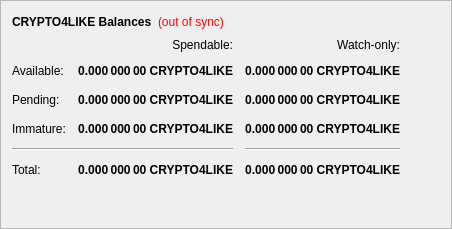
        <widget class="QFrame" name="frame">
         <property name="frameShape">
          <enum>QFrame::StyledPanel</enum>
         </property>
         <property name="frameShadow">
          <enum>QFrame::Raised</enum>
         </property>
         <layout class="QVBoxLayout" name="verticalLayout_4">
          <item>
           <layout class="QHBoxLayout" name="horizontalLayout_4">
            <item>
             <widget class="QLabel" name="label_5">
              <property name="font">
               <font>
                <weight>75</weight>
                <bold>true</bold>
               </font>
              </property>
              <property name="text">
               <string>CRYPTO4LIKE Balances</string>
              </property>
             </widget>
            </item>
            <item>
             <widget class="QLabel" name="labelWalletStatus">
              <property name="cursor">
               <cursorShape>WhatsThisCursor</cursorShape>
              </property>
              <property name="toolTip">
               <string>The displayed information may be out of date. Your wallet automatically synchronizes with the Crypto4Like network after a connection is established, but this process has not completed yet.</string>
              </property>
              <property name="styleSheet">
               <string notr="true">QLabel { color: red; }</string>
              </property>
              <property name="text">
               <string notr="true">(out of sync)</string>
              </property>
              <property name="alignment">
               <set>Qt::AlignLeading|Qt::AlignLeft|Qt::AlignVCenter</set>
              </property>
             </widget>
            </item>
            <item>
             <spacer name="horizontalSpacer_3">
              <property name="orientation">
               <enum>Qt::Horizontal</enum>
              </property>
              <property name="sizeHint" stdset="0">
               <size>
                <width>40</width>
                <height>20</height>
               </size>
              </property>
             </spacer>
            </item>
           </layout>
          </item>
          <item>
           <layout class="QGridLayout" name="gridLayout">
            <property name="spacing">
             <number>12</number>
            </property>
            <item row="2" column="2">
             <widget class="QLabel" name="labelWatchPending">
              <property name="font">
               <font>
                <weight>75</weight>
                <bold>true</bold>
               </font>
              </property>
              <property name="cursor">
               <cursorShape>IBeamCursor</cursorShape>
              </property>
              <property name="toolTip">
               <string>Unconfirmed transactions to watch-only addresses</string>
              </property>
              <property name="text">
               <string notr="true">0.000 000 00 CRYPTO4LIKE</string>
              </property>
              <property name="alignment">
               <set>Qt::AlignRight|Qt::AlignTrailing|Qt::AlignVCenter</set>
              </property>
              <property name="textInteractionFlags">
               <set>Qt::LinksAccessibleByMouse|Qt::TextSelectableByKeyboard|Qt::TextSelectableByMouse</set>
              </property>
             </widget>
            </item>
            <item row="2" column="1">
             <widget class="QLabel" name="labelUnconfirmed">
              <property name="font">
               <font>
                <weight>75</weight>
                <bold>true</bold>
               </font>
              </property>
              <property name="cursor">
               <cursorShape>IBeamCursor</cursorShape>
              </property>
              <property name="toolTip">
               <string>Total of transactions that have yet to be confirmed, and do not yet count toward the spendable balance</string>
              </property>
              <property name="text">
               <string notr="true">0.000 000 00 CRYPTO4LIKE</string>
              </property>
              <property name="alignment">
               <set>Qt::AlignRight|Qt::AlignTrailing|Qt::AlignVCenter</set>
              </property>
              <property name="textInteractionFlags">
               <set>Qt::LinksAccessibleByMouse|Qt::TextSelectableByKeyboard|Qt::TextSelectableByMouse</set>
              </property>
             </widget>
            </item>
            <item row="3" column="2">
             <widget class="QLabel" name="labelWatchImmature">
              <property name="font">
               <font>
                <weight>75</weight>
                <bold>true</bold>
               </font>
              </property>
              <property name="cursor">
               <cursorShape>IBeamCursor</cursorShape>
              </property>
              <property name="toolTip">
               <string>Staked or masternode rewards in watch-only addresses that has not yet matured</string>
              </property>
              <property name="text">
               <string notr="true">0.000 000 00 CRYPTO4LIKE</string>
              </property>
              <property name="alignment">
               <set>Qt::AlignRight|Qt::AlignTrailing|Qt::AlignVCenter</set>
              </property>
              <property name="textInteractionFlags">
               <set>Qt::LinksAccessibleByMouse|Qt::TextSelectableByKeyboard|Qt::TextSelectableByMouse</set>
              </property>
             </widget>
            </item>
            <item row="4" column="0" colspan="2">
             <widget class="Line" name="lineSpendableBalance">
              <property name="orientation">
               <enum>Qt::Horizontal</enum>
              </property>
             </widget>
            </item>
            <item row="4" column="2">
             <widget class="Line" name="lineWatchBalance">
              <property name="sizePolicy">
               <sizepolicy hsizetype="Preferred" vsizetype="Fixed">
                <horstretch>0</horstretch>
                <verstretch>0</verstretch>
               </sizepolicy>
              </property>
              <property name="minimumSize">
               <size>
                <width>140</width>
                <height>0</height>
               </size>
              </property>
              <property name="orientation">
               <enum>Qt::Horizontal</enum>
              </property>
             </widget>
            </item>
            <item row="5" column="0">
             <widget class="QLabel" name="labelTotalText">
              <property name="text">
               <string>Total:</string>
              </property>
             </widget>
            </item>
            <item row="3" column="1">
             <widget class="QLabel" name="labelImmature">
              <property name="font">
               <font>
                <weight>75</weight>
                <bold>true</bold>
               </font>
              </property>
              <property name="cursor">
               <cursorShape>IBeamCursor</cursorShape>
              </property>
              <property name="toolTip">
               <string>Staked or masternode rewards that has not yet matured</string>
              </property>
              <property name="text">
               <string notr="true">0.000 000 00 CRYPTO4LIKE</string>
              </property>
              <property name="alignment">
               <set>Qt::AlignRight|Qt::AlignTrailing|Qt::AlignVCenter</set>
              </property>
              <property name="textInteractionFlags">
               <set>Qt::LinksAccessibleByMouse|Qt::TextSelectableByKeyboard|Qt::TextSelectableByMouse</set>
              </property>
             </widget>
            </item>
            <item row="2" column="3">
             <spacer name="horizontalSpacer_2">
              <property name="orientation">
               <enum>Qt::Horizontal</enum>
              </property>
              <property name="sizeHint" stdset="0">
               <size>
                <width>40</width>
                <height>20</height>
               </size>
              </property>
             </spacer>
            </item>
            <item row="3" column="0">
             <widget class="QLabel" name="labelImmatureText">
              <property name="text">
               <string>Immature:</string>
              </property>
             </widget>
            </item>
            <item row="5" column="1">
             <widget class="QLabel" name="labelTotal">
              <property name="font">
               <font>
                <weight>75</weight>
                <bold>true</bold>
               </font>
              </property>
              <property name="cursor">
               <cursorShape>IBeamCursor</cursorShape>
              </property>
              <property name="toolTip">
               <string>Your current total balance</string>
              </property>
              <property name="text">
               <string notr="true">0.000 000 00 CRYPTO4LIKE</string>
              </property>
              <property name="alignment">
               <set>Qt::AlignRight|Qt::AlignTrailing|Qt::AlignVCenter</set>
              </property>
              <property name="textInteractionFlags">
               <set>Qt::LinksAccessibleByMouse|Qt::TextSelectableByKeyboard|Qt::TextSelectableByMouse</set>
              </property>
             </widget>
            </item>
            <item row="5" column="2">
             <widget class="QLabel" name="labelWatchTotal">
              <property name="font">
               <font>
                <weight>75</weight>
                <bold>true</bold>
               </font>
              </property>
              <property name="cursor">
               <cursorShape>IBeamCursor</cursorShape>
              </property>
              <property name="toolTip">
               <string>Current total balance in watch-only addresses</string>
              </property>
              <property name="text">
               <string notr="true">0.000 000 00 CRYPTO4LIKE</string>
              </property>
              <property name="alignment">
               <set>Qt::AlignRight|Qt::AlignTrailing|Qt::AlignVCenter</set>
              </property>
              <property name="textInteractionFlags">
               <set>Qt::LinksAccessibleByMouse|Qt::TextSelectableByKeyboard|Qt::TextSelectableByMouse</set>
              </property>
             </widget>
            </item>
            <item row="0" column="2">
             <widget class="QLabel" name="labelWatchonly">
              <property name="text">
               <string>Watch-only:</string>
              </property>
              <property name="alignment">
               <set>Qt::AlignRight|Qt::AlignTrailing|Qt::AlignVCenter</set>
              </property>
             </widget>
            </item>
            <item row="1" column="0">
             <widget class="QLabel" name="labelBalanceText">
              <property name="text">
               <string>Available:</string>
              </property>
             </widget>
            </item>
            <item row="1" column="1">
             <widget class="QLabel" name="labelBalance">
              <property name="font">
               <font>
                <weight>75</weight>
                <bold>true</bold>
               </font>
              </property>
              <property name="cursor">
               <cursorShape>IBeamCursor</cursorShape>
              </property>
              <property name="toolTip">
               <string>Your current spendable balance</string>
              </property>
              <property name="text">
               <string notr="true">0.000 000 00 CRYPTO4LIKE</string>
              </property>
              <property name="alignment">
               <set>Qt::AlignRight|Qt::AlignTrailing|Qt::AlignVCenter</set>
              </property>
              <property name="textInteractionFlags">
               <set>Qt::LinksAccessibleByMouse|Qt::TextSelectableByKeyboard|Qt::TextSelectableByMouse</set>
              </property>
             </widget>
            </item>
            <item row="1" column="2">
             <widget class="QLabel" name="labelWatchAvailable">
              <property name="font">
               <font>
                <weight>75</weight>
                <bold>true</bold>
               </font>
              </property>
              <property name="cursor">
               <cursorShape>IBeamCursor</cursorShape>
              </property>
              <property name="toolTip">
               <string>Your current balance in watch-only addresses</string>
              </property>
              <property name="text">
               <string notr="true">0.000 000 00 CRYPTO4LIKE</string>
              </property>
              <property name="alignment">
               <set>Qt::AlignRight|Qt::AlignTrailing|Qt::AlignVCenter</set>
              </property>
              <property name="textInteractionFlags">
               <set>Qt::LinksAccessibleByMouse|Qt::TextSelectableByKeyboard|Qt::TextSelectableByMouse</set>
              </property>
             </widget>
            </item>
            <item row="2" column="0">
             <widget class="QLabel" name="labelPendingText">
              <property name="text">
               <string>Pending:</string>
              </property>
             </widget>
            </item>
            <item row="0" column="1">
             <widget class="QLabel" name="labelSpendable">
              <property name="text">
               <string>Spendable:</string>
              </property>
              <property name="alignment">
               <set>Qt::AlignRight|Qt::AlignTrailing|Qt::AlignVCenter</set>
              </property>
             </widget>
            </item>
           </layout>
          </item>
          <item>
           <spacer name="verticalSpacer_4">
            <property name="orientation">
             <enum>Qt::Vertical</enum>
            </property>
            <property name="sizeHint" stdset="0">
             <size>
              <width>20</width>
              <height>40</height>
             </size>
            </property>
           </spacer>
          </item>
         </layout>
        </widget>
